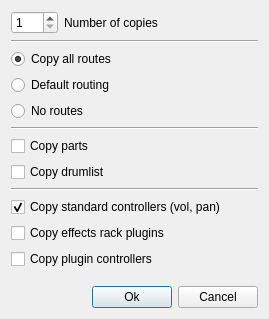
<?xml version="1.0" encoding="UTF-8"?>
<ui version="4.0">
 <class>DuplicateTracksBase</class>
 <widget class="QDialog" name="DuplicateTracksBase">
  <property name="geometry">
   <rect>
    <x>0</x>
    <y>0</y>
    <width>269</width>
    <height>319</height>
   </rect>
  </property>
  <property name="windowTitle">
   <string>Duplicate tracks</string>
  </property>
  <layout class="QVBoxLayout" name="verticalLayout">
   <item>
    <layout class="QHBoxLayout" name="horizontalLayout_2">
     <item>
      <widget class="QSpinBox" name="copiesSpinBox">
       <property name="minimum">
        <number>1</number>
       </property>
       <property name="maximum">
        <number>100</number>
       </property>
      </widget>
     </item>
     <item>
      <widget class="QLabel" name="label">
       <property name="text">
        <string>Number of copies</string>
       </property>
      </widget>
     </item>
     <item>
      <spacer name="horizontalSpacer_2">
       <property name="orientation">
        <enum>Qt::Horizontal</enum>
       </property>
       <property name="sizeHint" stdset="0">
        <size>
         <width>40</width>
         <height>20</height>
        </size>
       </property>
      </spacer>
     </item>
    </layout>
   </item>
   <item>
    <widget class="Line" name="line_2">
     <property name="orientation">
      <enum>Qt::Horizontal</enum>
     </property>
    </widget>
   </item>
   <item>
    <widget class="QRadioButton" name="allRoutesRadioButton">
     <property name="text">
      <string>Copy all routes</string>
     </property>
     <property name="checked">
      <bool>true</bool>
     </property>
    </widget>
   </item>
   <item>
    <widget class="QRadioButton" name="defaultRoutesRadioButton">
     <property name="text">
      <string>Default routing</string>
     </property>
    </widget>
   </item>
   <item>
    <widget class="QRadioButton" name="noRoutesRadioButton">
     <property name="text">
      <string>No routes</string>
     </property>
    </widget>
   </item>
   <item>
    <widget class="Line" name="line_3">
     <property name="orientation">
      <enum>Qt::Horizontal</enum>
     </property>
    </widget>
   </item>
   <item>
    <widget class="QCheckBox" name="copyPartsCheckBox">
     <property name="text">
      <string>Copy parts</string>
     </property>
    </widget>
   </item>
   <item>
    <widget class="QCheckBox" name="copyDrumlistCheckBox">
     <property name="text">
      <string>Copy drumlist</string>
     </property>
    </widget>
   </item>
   <item>
    <widget class="Line" name="line">
     <property name="orientation">
      <enum>Qt::Horizontal</enum>
     </property>
    </widget>
   </item>
   <item>
    <widget class="QCheckBox" name="standardCtrlsCheckBox">
     <property name="text">
      <string>Copy standard controllers (vol, pan)</string>
     </property>
     <property name="checked">
      <bool>true</bool>
     </property>
    </widget>
   </item>
   <item>
    <widget class="QCheckBox" name="pluginsCheckBox">
     <property name="text">
      <string>Copy effects rack plugins</string>
     </property>
     <property name="checked">
      <bool>false</bool>
     </property>
    </widget>
   </item>
   <item>
    <widget class="QCheckBox" name="pluginCtrlsCheckBox">
     <property name="text">
      <string>Copy plugin controllers</string>
     </property>
     <property name="checked">
      <bool>false</bool>
     </property>
    </widget>
   </item>
   <item>
    <spacer name="verticalSpacer">
     <property name="orientation">
      <enum>Qt::Vertical</enum>
     </property>
     <property name="sizeHint" stdset="0">
      <size>
       <width>20</width>
       <height>27</height>
      </size>
     </property>
    </spacer>
   </item>
   <item>
    <layout class="QHBoxLayout" name="horizontalLayout">
     <item>
      <spacer name="horizontalSpacer">
       <property name="orientation">
        <enum>Qt::Horizontal</enum>
       </property>
       <property name="sizeHint" stdset="0">
        <size>
         <width>40</width>
         <height>20</height>
        </size>
       </property>
      </spacer>
     </item>
     <item>
      <widget class="QPushButton" name="okPushButton">
       <property name="text">
        <string>Ok</string>
       </property>
       <property name="default">
        <bool>true</bool>
       </property>
      </widget>
     </item>
     <item>
      <widget class="QPushButton" name="cancelPushButton">
       <property name="text">
        <string>Cancel</string>
       </property>
      </widget>
     </item>
    </layout>
   </item>
  </layout>
 </widget>
 <resources/>
 <connections/>
</ui>
